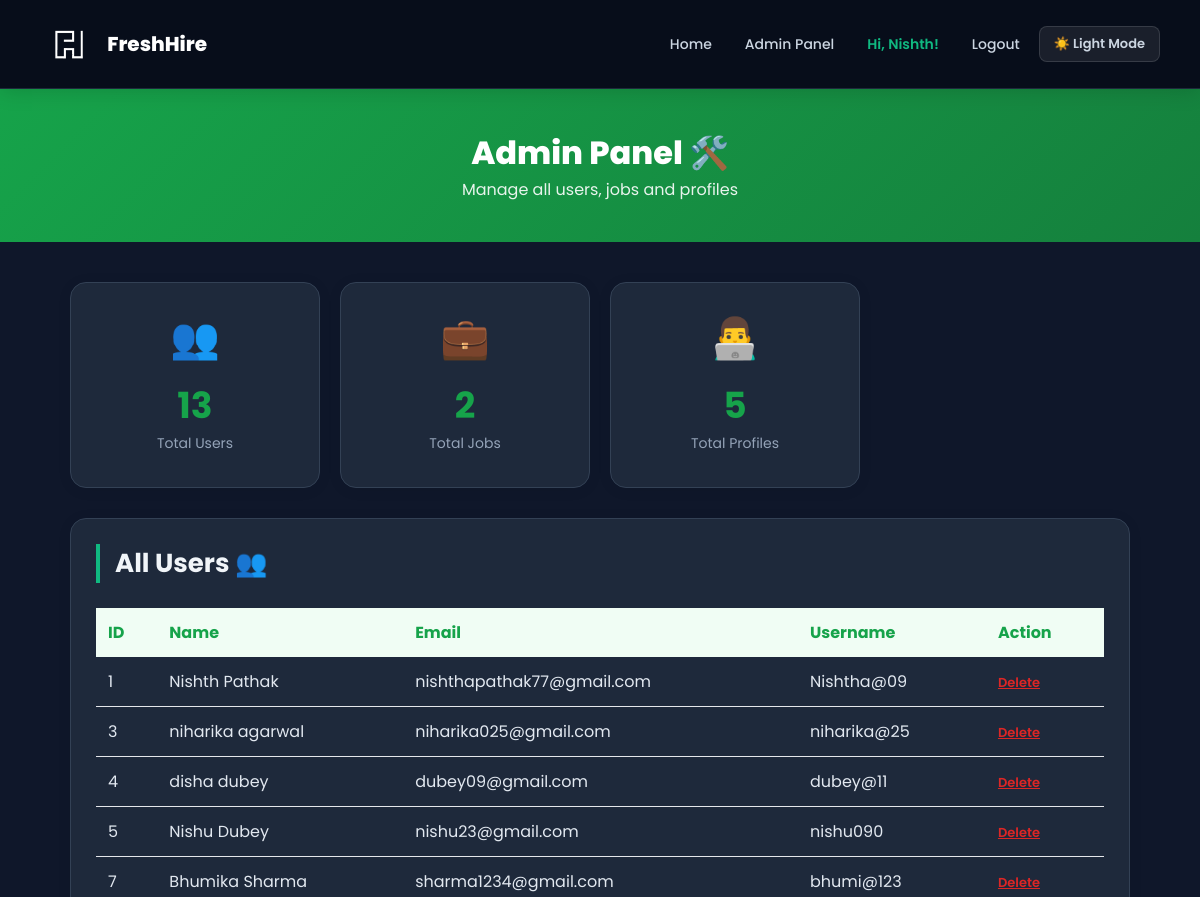
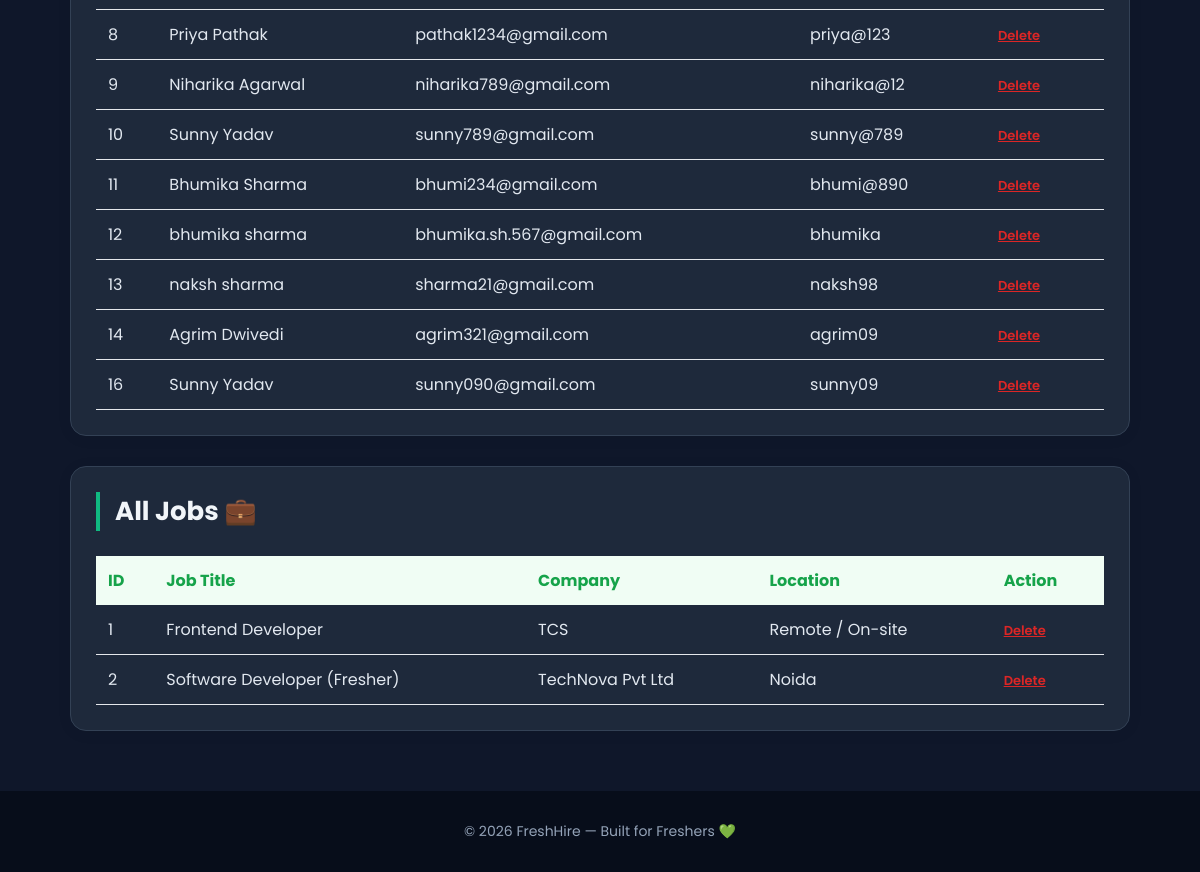
Page /admin (signed in) on the earlier database version (2 pictures, top to bottom).
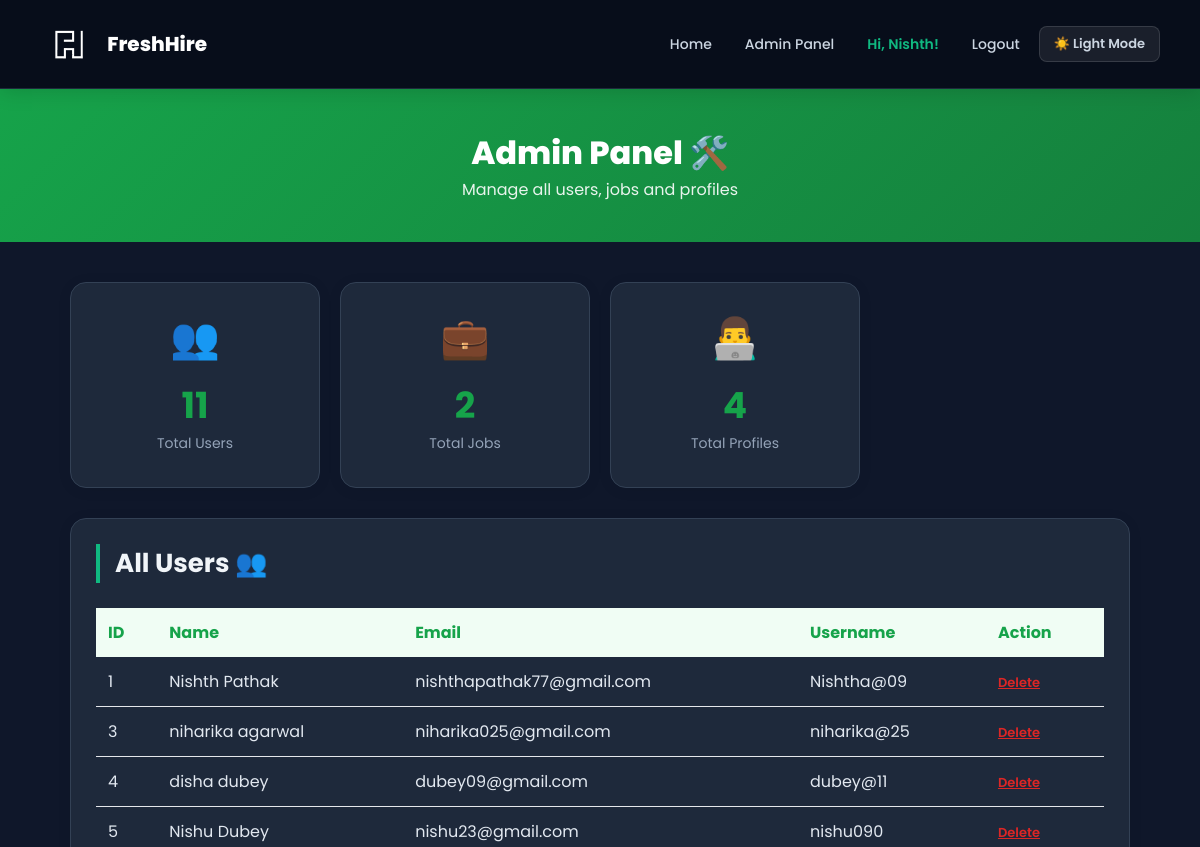
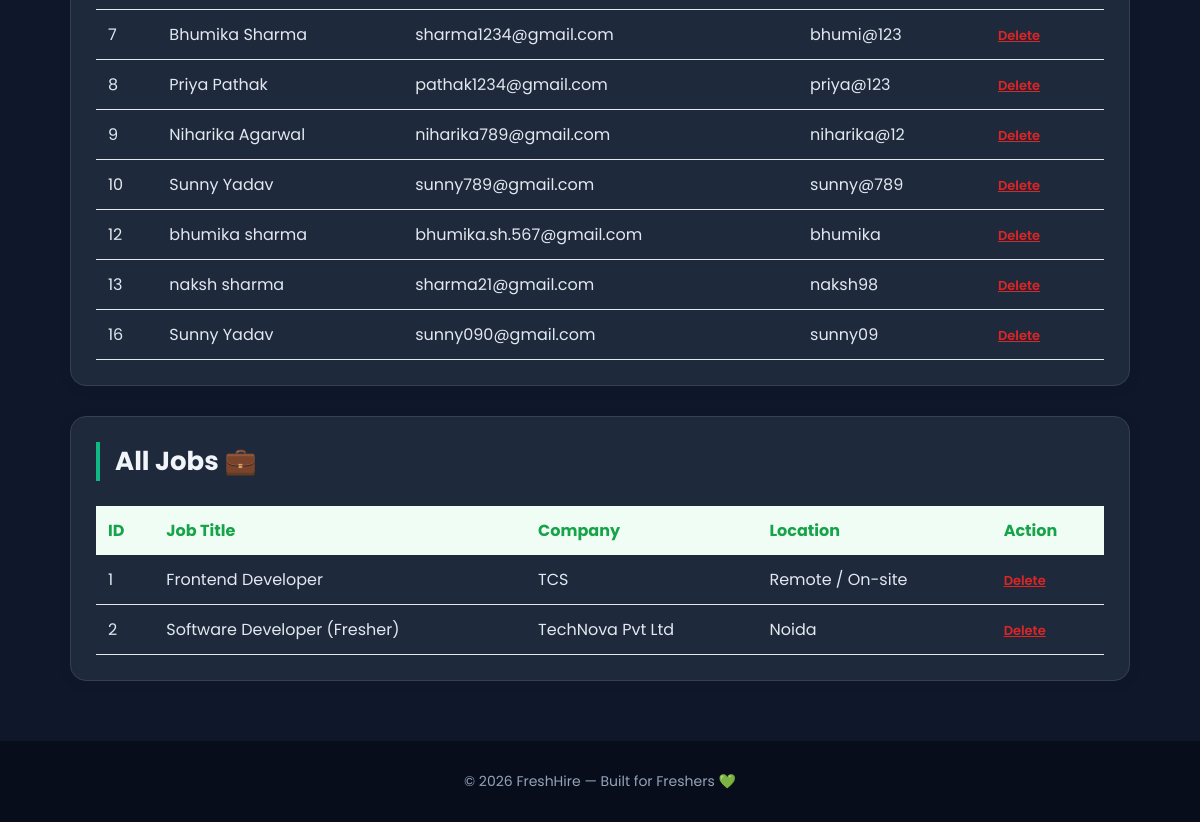
Same page on the later database version (2 pictures, top to bottom).
### tables this page shows
CREATE TABLE users (
    id         INTEGER PRIMARY KEY AUTOINCREMENT,
    first_name TEXT NOT NULL,
    last_name  TEXT,
    email      TEXT UNIQUE NOT NULL,
    username   TEXT UNIQUE NOT NULL,
    password   TEXT NOT NULL
, role TEXT DEFAULT fresher, phone TEXT);

CREATE TABLE jobs (
    id               INTEGER PRIMARY KEY AUTOINCREMENT,
    posted_by        INTEGER,
    job_title        TEXT,
    company          TEXT,
    location         TEXT,
    description      TEXT,
    required_skills  TEXT,
    salary           TEXT,
    apply_link       TEXT
);

### app.py (the view)
@app.route("/admin")
def admin():
    if "user_id" not in session:
        flash("Please login first!", "error")
        return redirect(url_for("login"))
    conn = get_db()
    is_admin = conn.execute(
        "SELECT * FROM admins WHERE user_id=?", (session["user_id"],)
    ).fetchone()
    if not is_admin:
        conn.close()
        flash("Access denied!", "error")
        return redirect(url_for("home"))
    users    = conn.execute("SELECT * FROM users").fetchall()
    jobs     = conn.execute("SELECT * FROM jobs").fetchall()
    profiles = conn.execute("SELECT * FROM profiles").fetchall()
    conn.close()
    return render_template("admin.html", users=users, jobs=jobs, profiles=profiles)

### app.py (called while the page is built)
def get_db():
    conn = sqlite3.connect("freshhire.db")
    conn.row_factory = sqlite3.Row
    return conn

@app.context_processor
def inject_globals():
    notif_count = 0
    if "user_id" in session:
        try:
            conn = get_db()
            notif_count = conn.execute(
                "SELECT COUNT(*) FROM notifications WHERE user_id=? AND is_read=0",
                (session["user_id"],)
            ).fetchone()[0]
            conn.close()
        except:
            pass
    return {"notif_count": notif_count}

### templates/admin.html (shortened to what this page needs)
<!DOCTYPE html>
<html>
<head>
    <link rel="stylesheet" href="/static/style.css">
</head>
<body>
<nav>
    <a href="/" style="display:flex; align-items:center; gap:8px; text-decoration:none;"><img src="/static/logo.png" alt="logo" style="height:32px;"><span style="color:white; font-weight:800; font-size:20px;">FreshHire</span></a>
    <div class="nav-links">
        <a href="/">Home</a>
        <a href="/admin">Admin Panel</a>
        <span>Hi, {{ session.get('name') }}!</span>
        <a href="/logout">Logout</a>
            <button class="theme-toggle" onclick="toggleTheme()" id="themeBtn">🌙 Dark</button>
    </div>
</nav>
<div style="background: linear-gradient(135deg, #16a34a, #15803d); padding:40px 20px; text-align:center; color:white;">
    <h1 style="font-size:32px; font-weight:800;">Admin Panel 🛠️</h1>
    <p style="opacity:0.9;">Manage all users, jobs and profiles</p>
</div>
<div class="container">
    <div style="display:grid; grid-template-columns:repeat(auto-fill, minmax(200px, 1fr)); gap:20px; margin-top:30px;">
        <div class="card" style="text-align:center;">
            <div style="font-size:40px; margin-bottom:10px;">👥</div>
            <h2 style="color:#16a34a; font-size:36px;">{{ users|length }}</h2>
            <p style="color:#888;">Total Users</p>
        </div>
        <div class="card" style="text-align:center;">
            <div style="font-size:40px; margin-bottom:10px;">💼</div>
            <h2 style="color:#16a34a; font-size:36px;">{{ jobs|length }}</h2>
            <p style="color:#888;">Total Jobs</p>
        </div>
        <div class="card" style="text-align:center;">
            <div style="font-size:40px; margin-bottom:10px;">👨‍💻</div>
            <h2 style="color:#16a34a; font-size:36px;">{{ profiles|length }}</h2>
            <p style="color:#888;">Total Profiles</p>
        </div>
    </div>
    <div class="card" style="margin-top:30px;">
        <h2 class="section-title">All Users 👥</h2>
        <table style="width:100%; border-collapse:collapse;">
            <thead>
                <tr style="background:#f0fdf4;">
                    <th style="padding:12px; text-align:left; color:#16a34a;">ID</th>
                    <th style="padding:12px; text-align:left; color:#16a34a;">Name</th>
                    <th style="padding:12px; text-align:left; color:#16a34a;">Email</th>
                    <th style="padding:12px; text-align:left; color:#16a34a;">Username</th>
                    <th style="padding:12px; text-align:left; color:#16a34a;">Action</th>
                </tr>
            </thead>
            <tbody>
                {% for user in users %}
                <tr style="border-bottom:1px solid #e5e7eb;">
                    <td style="padding:12px;">{{ user.id }}</td>
                    <td style="padding:12px;">{{ user.first_name }} {{ user.last_name }}</td>
                    <td style="padding:12px;">{{ user.email }}</td>
                    <td style="padding:12px;">{{ user.username }}</td>
                    <td style="padding:12px;">
                        <a href="/admin/delete-user/{{ user.id }}"
                           onclick="return confirm('Delete this user?')"
                           style="color:#dc2626; font-size:13px; font-weight:600;">Delete</a>
                    </td>
                </tr>
                {% endfor %}
            </tbody>
        </table>
    </div>
    <div class="card" style="margin-top:30px;">
        <h2 class="section-title">All Jobs 💼</h2>
        <table style="width:100%; border-collapse:collapse;">
            <thead>
                <tr style="background:#f0fdf4;">
                    <th style="padding:12px; text-align:left; color:#16a34a;">ID</th>
                    <th style="padding:12px; text-align:left; color:#16a34a;">Job Title</th>
                    <th style="padding:12px; text-align:left; color:#16a34a;">Company</th>
                    <th style="padding:12px; text-align:left; color:#16a34a;">Location</th>
                    <th style="padding:12px; text-align:left; color:#16a34a;">Action</th>
                </tr>
            </thead>
            <tbody>
                {% for job in jobs %}
                <tr style="border-bottom:1px solid #e5e7eb;">
                    <td style="padding:12px;">{{ job.id }}</td>
                    <td style="padding:12px;">{{ job.job_title }}</td>
                    <td style="padding:12px;">{{ job.company }}</td>
                    <td style="padding:12px;">{{ job.location }}</td>
                    <td style="padding:12px;">
                        <a href="/admin/delete-job/{{ job.id }}"
                           onclick="return confirm('Delete this job?')"
                           style="color:#dc2626; font-size:13px; font-weight:600;">Delete</a>
                    </td>
                </tr>
                {% endfor %}
            </tbody>
        </table>
    </div>
</div>
<footer>
    © 2026 FreshHire — Built for Freshers 💚
</footer>
</body>
</html>

### static/style.css (style rules this page uses)
* { margin: 0; padding: 0; box-sizing: border-box; font-family: 'Poppins', sans-serif; }
body { background: #f8fafb; color: #1a1a2e; }
.theme-toggle { background: rgba(255,255,255,0.1); border: 1px solid rgba(255,255,255,0.2); color: white; padding: 6px 12px; border-radius: 20px; cursor: pointer; font-size: 13px; font-weight: 600; transition: all 0.2s; font-family: 'Poppins', sans-serif; }
nav { background: #1a1a2e; padding: 15px 40px; display: flex; align-items: center; justify-content: space-between; box-shadow: 0 2px 20px rgba(0,0,0,0.15); position: sticky; top: 0; z-index: 100; }
nav img { filter: brightness(0) invert(1); height: 28px; }
nav img { filter: brightness(0) invert(1); height: 30px; }
.nav-links { display: flex; align-items: center; gap: 5px; }
nav a { color: #cbd5e1; text-decoration: none; padding: 7px 14px; border-radius: 8px; font-size: 14px; font-weight: 500; transition: all 0.2s; }
nav span { color: #10b981; font-size: 14px; font-weight: 600; padding: 7px 14px; }
.container { max-width: 1100px; margin: 40px auto; padding: 0 20px; }
.section-title { font-size: 26px; font-weight: 700; color: #1a1a2e; margin-bottom: 25px; border-left: 4px solid #10b981; padding-left: 15px; }
.card { background: white; border-radius: 16px; padding: 25px; box-shadow: 0 2px 15px rgba(0,0,0,0.06); border: 1px solid #e2e8f0; transition: transform 0.2s, box-shadow 0.2s; }
.card p { font-size: 14px; color: #64748b; margin-bottom: 8px; }
footer { text-align: center; padding: 30px; background: #1a1a2e; color: #94a3b8; margin-top: 60px; font-size: 14px; }
[data-theme="light"] body, body { background: #f8fafb; color: #1a1a2e; }
[data-theme="dark"] body { background: #0f172a !important; color: #e2e8f0 !important; }
[data-theme="dark"] { background: #0f172a; }
[data-theme="dark"] nav { background: #070d1a !important; border-bottom: 1px solid #1e293b; }
[data-theme="dark"] .card { background: #1e293b !important; border-color: #334155 !important; color: #e2e8f0 !important; }
[data-theme="dark"] .card p { color: #94a3b8 !important; }
[data-theme="dark"] .section-title { color: #f1f5f9 !important; }
[data-theme="dark"] footer { background: #070d1a !important; }
.theme-toggle { background: rgba(255,255,255,0.08); border: 1px solid rgba(255,255,255,0.12); color: #cbd5e1; padding: 7px 14px; border-radius: 8px; cursor: pointer; font-size: 13px; font-weight: 600; font-family: 'Poppins', sans-serif; transition: all 0.2s; }

Differences in the rows shown:
removed users: id "11", first_name "Bhumika", last_name "Sharma", email "bhumi234@gmail.com", username "bhumi@890"
removed users: id "14", first_name "Agrim", last_name "Dwivedi", email "agrim321@gmail.com", username "agrim09"
Other differences:
{{ users|length }}: "13" → "11"
{{ profiles|length }}: "5" → "4"
